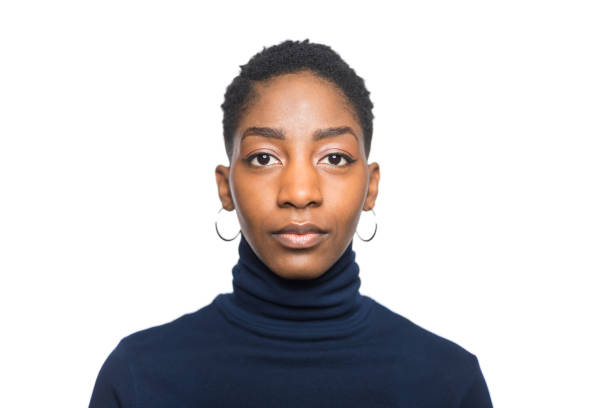
#> input picture face.jpg, 612 x 408 px
$ python p12.py
#> lines starting #> are read from the running program, lines starting #| are printed output that depends on the picture; after the words box and inside, x2 and y2 are one past the last pixel; in counts of white or black regions, pixels touching at a corner belong together
import cv2
img = cv2.imread('face.jpg')
#> img is the input picture: shape (408, 612, 3); mean B, G, R 205.8, 204.9, 208.2

gray = cv2.cvtColor(img, cv2.COLOR_BGR2GRAY)
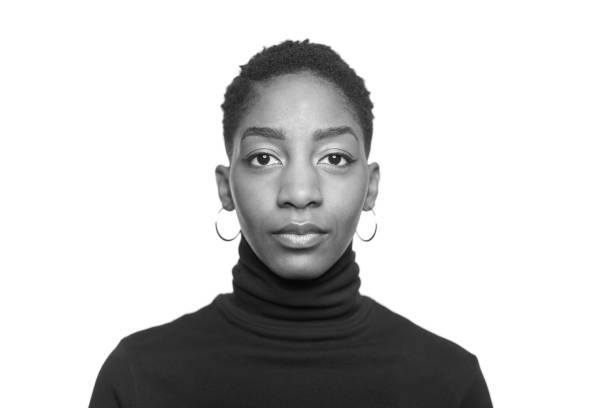
#> gray: shape (408, 612); min 6, max 255, mean 206
face_cascade = cv2.CascadeClassifier(cv2.data.haarcascades + 'haarcascade_frontalface_default.xml')
faces = face_cascade.detectMultiScale(gray, scaleFactor=1.1, minNeighbors=5, minSize=(30,30))
#> faces = [[209, 84, 182, 182]]

for (x,y,w,h) in faces:
    cv2.rectangle(img, (x,y), (x+w,y+h), (0,255,0), 2)
#> this loop made 1 pass
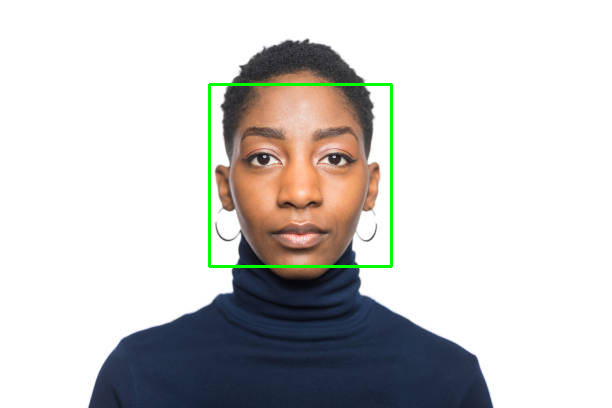
#> img: shape (408, 612, 3); 0.87% of pixels changed, all inside (x1, y1, x2, y2) = (208, 83, 393, 268)

cv2.imshow("Face Detection", img)
cv2.waitKey(0)
